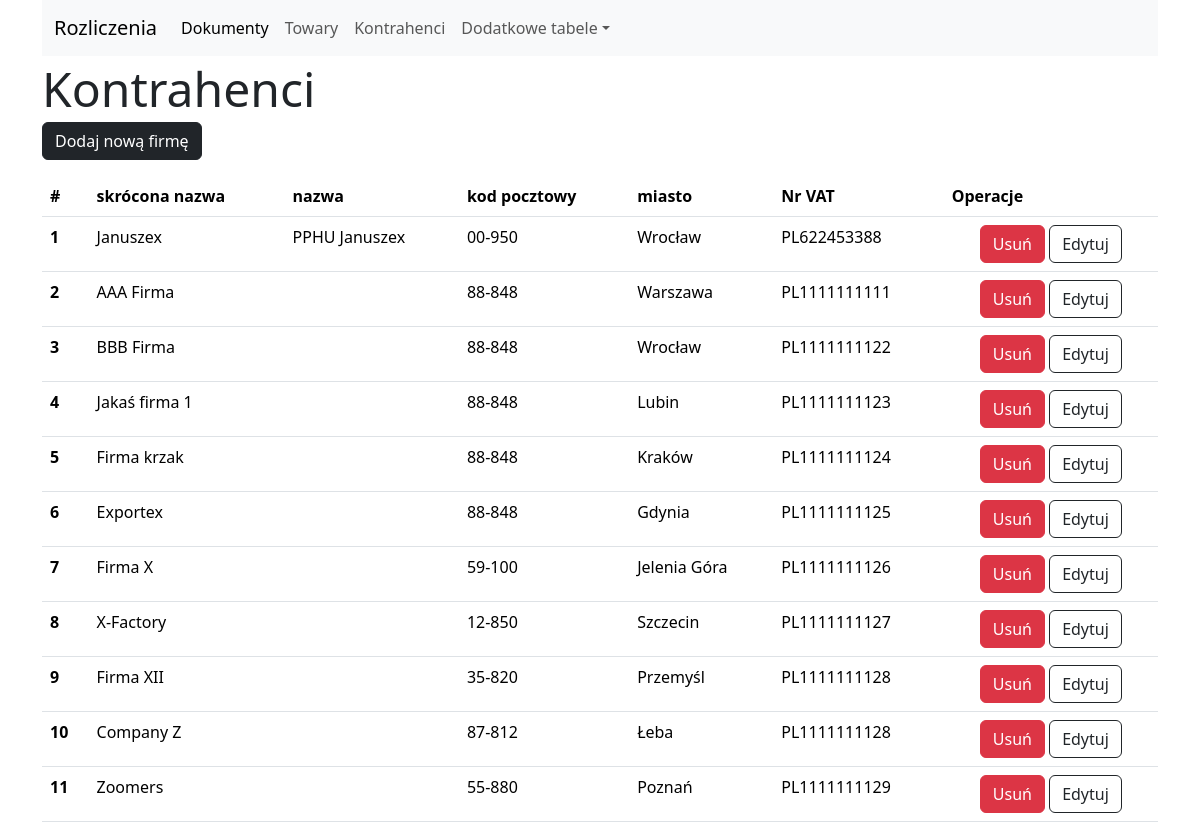
Page /companies/list on the committed database.
### tables this page shows
CREATE TABLE companies (
	id INTEGER NOT NULL, 
	short_name VARCHAR(15) NOT NULL, 
	name VARCHAR, 
	name_cont VARCHAR, 
	street VARCHAR(35), 
	postal_code VARCHAR(7), 
	"VAT_number" VARCHAR(15), 
	city VARCHAR(25), 
	PRIMARY KEY (id)
);

### blueprints/companies_bp.py (the view)
@companies_blueprint.route('/companies/list')
def list_tax_rates():
    request_params = request.args.to_dict()
    if request_params and request_params.get('mode') == 'remove':
        id_elem = request_params.get('id_elem')
        if id_elem:
            db.remove_company(int(id_elem))
            return redirect('/companies/list')
    list_data = db.show_all_companies()
    return render_template('custom_forms/companies.html', list_data=list_data, settings=settings, page_state='list')

### db_cms/db_cms_core.py (called while the page is built)
    def __show_all_elements(self, table):
        selected = select([table])
        with self.__engine__.connect() as conn:
            return conn.execute(selected).all()

    def show_all_companies(self):
        return self.__show_all_elements(self.companies)

### templates/custom_forms/companies.html (shortened to what this page needs)
{% extends "simple_forms/base.html" %}
{% from 'bootstrap5/form.html' import render_field %}
    {% block element_list %}
    {% if page_state == 'list': %}
        <a href="/companies/new" class="btn btn-dark">{{settings['button_name']}}</a>
    {% endif %}
    {% if list_data: %}
    <table class="table my-3">
        <thead>
        <tr>
            <th scope="col">#</th>
            {% for column_title in settings['table_headers']: %}
            <th scope="col">{{column_title}}</th>
            {% endfor%}
            <th scope="col">Operacje</th>
        </tr>
        </thead>
        <tbody>
        {% for row in list_data: %}
        <tr>
            <th scope="row">{{loop.index}}</th>
            <td>{{row['short_name']}}</td>
            <td>{{row['name']}}</td>
            <td>{{row['postal_code']}}</td>
            <td>{{row['city']}}</td>
            <td>{{row['VAT_number']}}</td>
            <td class="text-center">
                <button class="btn btn-danger remove-button" data-bs-toggle="modal" data-bs-target="#deleteElementModal"
                        data-id="{{row['id']}}"  data-name="{{row['short_name']}}">Usuń
                </button>
                <a class="btn border-1 border-dark" href="{{'/companies/edit/' ~ row['id']}}">Edytuj</a>
            </td>
        </tr>
        {% endfor %}
        </tbody>
    </table>
    {% endif %}
    {% endblock %}

### templates/simple_forms/base.html (shortened to what this page needs)
<!doctype html>
<html lang="en">
<head>
    {{ bootstrap.load_css() }}
</head>
<body>
<div class="container">
    <nav class="navbar navbar-expand-lg navbar-light bg-light">
        <div class="container-fluid">
            <a class="navbar-brand" href="#">Rozliczenia</a>
            <div class="collapse navbar-collapse" id="navbarSupportedContent">
                <ul class="navbar-nav me-auto mb-2 mb-lg-0">
                    <li class="nav-item">
                        <a class="nav-link active" href="/documents/list">Dokumenty</a>
                    </li>
                    <li class="nav-item">
                        <a class="nav-link" href="/items/list">Towary</a>
                    </li>
                    <li class="nav-item">
                        <a class="nav-link" href="/companies/list">Kontrahenci</a>
                    </li>
                    <li class="nav-item dropdown">
                        <a class="nav-link dropdown-toggle" data-bs-toggle="dropdown" href="#" role="button" aria-expanded="false">Dodatkowe tabele</a>
                    </li>
                </ul>
            </div>
        </div>
    </nav>
</div>
<header class="container">
    <h1 class="display-5 my-1">{{settings['title']}}</h1>
</header>
<div class="container">
    {% block element_list %} Add lists here <br/> {% endblock %}
</div>
</body>
</html>

### rows in the picture
companies: short_name "Januszex", name "PPHU Januszex", postal_code "00-950", city "Wrocław", VAT_number "PL622453388"
companies: short_name "AAA Firma", postal_code "88-848", city "Warszawa", VAT_number "PL1111111111"
companies: short_name "BBB Firma", postal_code "88-848", city "Wrocław", VAT_number "PL1111111122"
companies: short_name "Jakaś firma 1", postal_code "88-848", city "Lubin", VAT_number "PL1111111123"
companies: short_name "Firma krzak", postal_code "88-848", city "Kraków", VAT_number "PL1111111124"
companies: short_name "Exportex", postal_code "88-848", city "Gdynia", VAT_number "PL1111111125"
companies: short_name "Firma X", postal_code "59-100", city "Jelenia Góra", VAT_number "PL1111111126"
companies: short_name "X-Factory", postal_code "12-850", city "Szczecin", VAT_number "PL1111111127"
companies: short_name "Firma XII", postal_code "35-820", city "Przemyśl", VAT_number "PL1111111128"
companies: short_name "Company Z", postal_code "87-812", city "Łeba", VAT_number "PL1111111128"
companies: short_name "Zoomers", postal_code "55-880", city "Poznań", VAT_number "PL1111111129"

### other values in the picture
{{ settings['title'] }} "Kontrahenci"
{{ settings['button_name'] }} "Dodaj nową firmę"
{{ column_title }} "skrócona nazwa" "nazwa" "kod pocztowy" "miasto" "Nr VAT"
